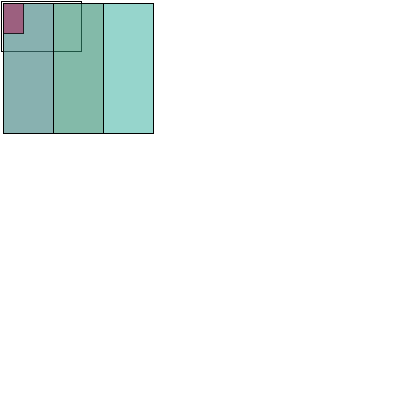
Frame 1 (no input)
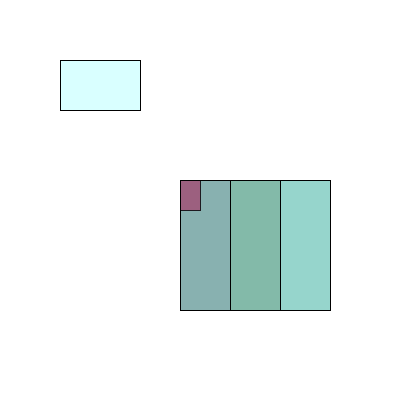
Frame 60 (the mouse pressed at the canvas centre just before this capture)
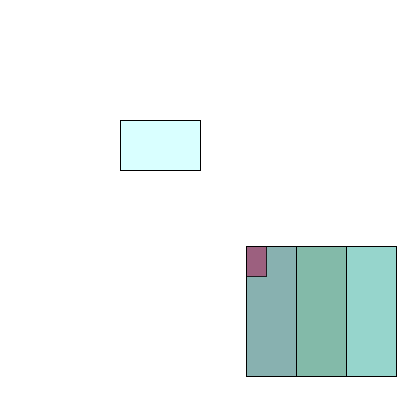
Frame 120 (the mouse held since frame 60 and released just before this capture)

The Processing sketch that drew these frames (run headless with seeded random() and noise(); from frame 60 on, the mouse is pressed at the canvas centre):

// Processing sketch: processing_14417
// ── processing_14417.pde

                float num=0;
int speed=1;
  
float num2=0;
int speed2=3;
  
void setup() {
  size (400, 400);
  fill(225,225,90,2);
  background(255,90,100);
}
   
void draw(){
  background(255);
  num=num+speed;
  num2=num2+speed2;
  {
    rect (num, num, 80, 50);
    fill (40, 170, 150, 125);
    if (num>400){
      speed=-1;
    }
    if (num<0)
    speed=4;
    
    {
       rect(num2, num2, 150, 130);
    fill (180, 90, 130, 240);
    if (num2>400){
      speed2=-3;
    }
    if (num2<0)
    speed2=3;
    }
      {
       rect(num2, num2, 20, 30);
    fill (60, 90, 40, 55);
    if (num2>300){
      speed2=-3;
    }
    if (num2<0)
    speed2=3;
    }
  }
    {
       rect(num2, num2, 100, 130);
    fill (180, 90, 240, 25);
    if (num2>400){
      speed2=-10;
    }
    if (num2<0)
    speed2=5;
    }
    
      {
       rect(num2, num2, 50, 130);
    fill (80, 290, 340, 55);
    if (num2>400){
      speed2=-7;
    }
    if (num2<0)
    speed2=1;
    }
     
}
                
